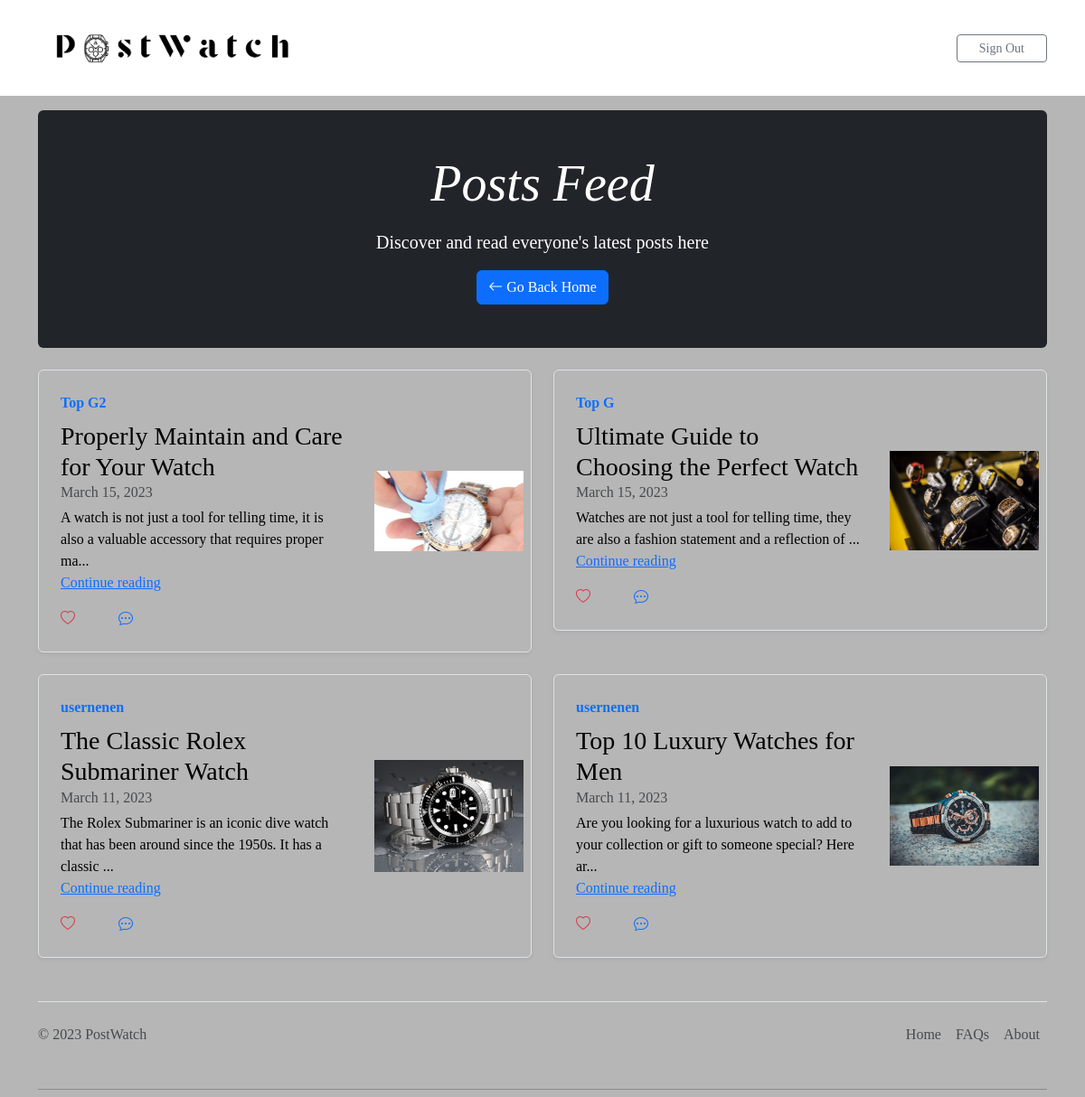
Screenshot of /postsFeed.php (signed in) with the database file from the repository.
### tables this page shows
CREATE TABLE `post` (
  `id` int(11) NOT NULL,
  `user_id` int(11) NOT NULL,
  `title` text NOT NULL,
  `content` text NOT NULL,
  `image` blob DEFAULT NULL,
  `date` timestamp NOT NULL DEFAULT current_timestamp()
);

CREATE TABLE `user` (
  `id` int(11) NOT NULL,
  `username` varchar(128) NOT NULL,
  `email` varchar(255) NOT NULL,
  `password_hashed` varchar(255) NOT NULL,
  `profile_pic` blob DEFAULT NULL
);

### postsFeed.php (the view, shortened to what this page needs)
<?php
if (!isset($_SESSION['user_id'])) {
    header("Location: index.php");
    exit;
} else {
    $mysqli = require __DIR__ . '/database.php';
    $statement = $mysqli->prepare("SELECT post.id, post.title, post.content, post.image, post.date, user.username FROM post INNER JOIN user ON post.user_id = user.id ORDER BY post.date DESC");
    $statement->execute();
    $statement->bind_result($id, $title, $content, $image, $date, $username);
    $posts = $statement->get_result()->fetch_all(MYSQLI_ASSOC);
}
?>
<!DOCTYPE html>
<html lang="en">
<head>
    <link rel="stylesheet" href="path/to/bootstrap-icons.css">
    <link href="https://cdn.jsdelivr.net/npm/bootstrap-icons@1.5.0/font/bootstrap-icons.css" rel="stylesheet">
    <link rel="stylesheet" href="https://cdnjs.cloudflare.com/ajax/libs/font-awesome/5.15.3/css/all.min.css">
    <link rel="stylesheet" href="./css/heroWatch.css" />
    <link rel="stylesheet" href="./css/bootstrap-5.3.0-alpha1/bootstrap-5.3.0-alpha1/dist/css/bootstrap.min.css" />
    <link rel="stylesheet" href="./css/styles.css" />
</head>
<body>
    <nav class="navbar navbar-expand-lg navbar-light bg-white static-top">
        <div class="container">
            <a class="navbar-brand" href="#">
                <img src="./img/logo.png" alt="..." height="80" />
            </a>
            <div class="collapse navbar-collapse" id="navbarSupportedContent">
                <ul class="navbar-nav ms-auto">
                    <li>
                        <a href="logout.php">
                            <button type="button" class="btn btn-outline-secondary btn-sm px-4">Sign Out</button>
                        </a>
                    </li>
                </ul>
            </div>
        </div>
    </nav>
    <main class="container mt-3">
        <div class="p-4 p-md-5 mb-4 rounded text-bg-dark">
            <div class="col-md-6 mx-auto text-center">
                <h1 class="display-4 fst-italic">Posts Feed</h1>
                <p class="lead my-3">Discover and read everyone's latest posts here</p>
                <button class="btn btn-primary" onclick="location.href='userHomepage.php'"><i
                        class="bi bi-arrow-left"></i> Go
                    Back Home</button>
            </div>
        </div>
        <div class="row mb-2 align-items-stretch">
            <?php foreach ($posts as $post) : ?>
            <div class="col-md-6">
                <div
                    class="row g-0 border rounded overflow-hidden flex-md-row mb-4 shadow-sm h-md-250 position-relative">
                    <div class="col p-4 d-flex flex-column position-static postUser">
                        <strong class="d-inline-block mb-2 text-primary">
                            <?php echo $post["username"];
                                ?>
                        </strong>
                        <h3 class="mb-0"><?php echo $post["title"]; ?></h3>
                        <div class="mb-1 text-muted"><?php echo date("F j, Y", strtotime($post["date"])); ?></div>
                        <?php echo substr($post['content'], 0, 100) . '...'; ?>
                        <a href="#" class="stretched-link">Continue reading</a>
                        <div class="mt-3 d-flex align-items-center">
                            <span class="me-4"><i class="bi bi-heart text-danger hover-text-danger"></i></span>
                            <span class="ms-4"><i class="bi bi-chat-dots text-primary hover-text-primary"></i></span>
                        </div>
                    </div>
                    <div class="col-md-6 col-lg-4 d-flex align-items-center p-2">
                        <img src="<?php echo $post["image"]; ?>" alt="User Image" class="img-fluid" />
                    </div>
                </div>
            </div>
            <?php endforeach; ?>
        </div>
    </main>
    <div class="container">
        <footer class="d-flex flex-wrap justify-content-between align-items-center py-3 my-4 border-top">
            <p class="col-md-4 mb-0 text-muted">&copy; 2023 PostWatch</p>
            <ul class="nav col-md-4 justify-content-end">
                <li class="nav-item">
                    <a href="#" class="nav-link px-2 text-muted">Home</a>
                </li>
                <li class="nav-item">
                    <a href="#" class="nav-link px-2 text-muted">FAQs</a>
                </li>
                <li class="nav-item">
                    <a href="#" class="nav-link px-2 text-muted">About</a>
                </li>
            </ul>
        </footer>
        <hr class="my-2" />
    </div>
</html>

### css/styles.css (style rules this page uses)
body, nav { background-color: #b6b6b6; font-family: "Georgia", serif; font-size: 16px; color: #000; margin: 0; padding: 0; }

### rows the page displays
post: user.username "Top G2", title "Properly Maintain and Care for Your Watch", date "March 15, 2023", content "A watch is not just a tool for telling time, it is also a valuable accessory that requires proper ma", image (picture)
post: user.username "Top G", title "Ultimate Guide to Choosing the Perfect Watch", date "March 15, 2023", content "Watches are not just a tool for telling time, they are also a fashion statement and a reflection of", image (picture)
post: user.username "usernenen", title "The Classic Rolex Submariner Watch", date "March 11, 2023", content "The Rolex Submariner is an iconic dive watch that has been around since the 1950s. It has a classic", image (picture)
post: user.username "usernenen", title "Top 10 Luxury Watches for Men", date "March 11, 2023", content "Are you looking for a luxurious watch to add to your collection or gift to someone special? Here ar", image (picture)
